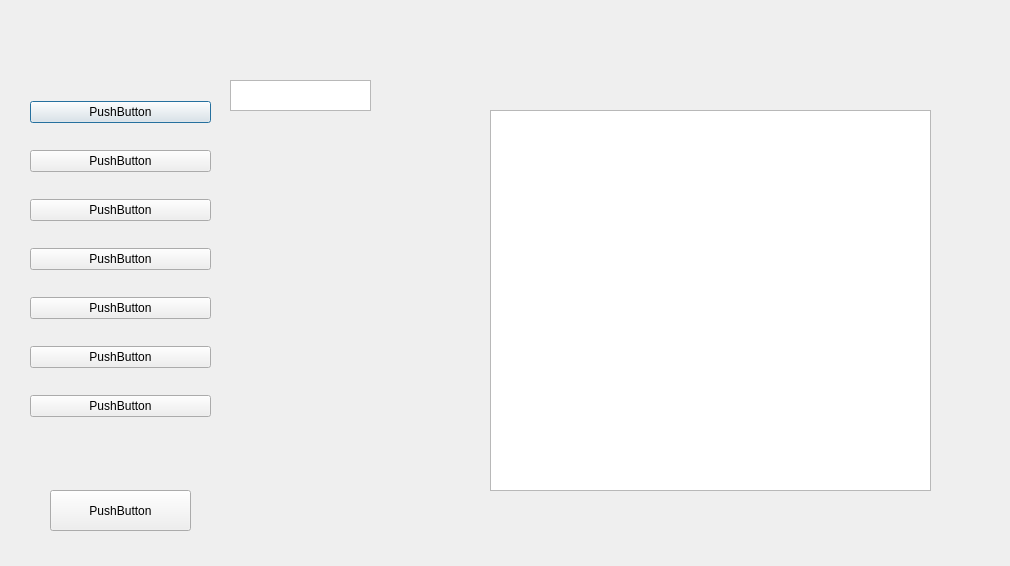
<?xml version="1.0" encoding="UTF-8"?>
<ui version="4.0">
 <class>Dialog</class>
 <widget class="QDialog" name="Dialog">
  <property name="geometry">
   <rect>
    <x>0</x>
    <y>0</y>
    <width>1010</width>
    <height>566</height>
   </rect>
  </property>
  <property name="windowTitle">
   <string>Dialog</string>
  </property>
  <widget class="QWidget" name="verticalLayoutWidget">
   <property name="geometry">
    <rect>
     <x>30</x>
     <y>80</y>
     <width>181</width>
     <height>361</height>
    </rect>
   </property>
   <layout class="QVBoxLayout" name="verticalLayout">
    <item>
     <widget class="QPushButton" name="pushButton_7">
      <property name="text">
       <string>PushButton</string>
      </property>
     </widget>
    </item>
    <item>
     <widget class="QPushButton" name="pushButton_6">
      <property name="text">
       <string>PushButton</string>
      </property>
     </widget>
    </item>
    <item>
     <widget class="QPushButton" name="pushButton_5">
      <property name="text">
       <string>PushButton</string>
      </property>
     </widget>
    </item>
    <item>
     <widget class="QPushButton" name="pushButton_2">
      <property name="text">
       <string>PushButton</string>
      </property>
     </widget>
    </item>
    <item>
     <widget class="QPushButton" name="pushButton_4">
      <property name="text">
       <string>PushButton</string>
      </property>
     </widget>
    </item>
    <item>
     <widget class="QPushButton" name="pushButton_3">
      <property name="text">
       <string>PushButton</string>
      </property>
     </widget>
    </item>
    <item>
     <widget class="QPushButton" name="pushButton">
      <property name="text">
       <string>PushButton</string>
      </property>
     </widget>
    </item>
   </layout>
  </widget>
  <widget class="QPushButton" name="Roam">
   <property name="geometry">
    <rect>
     <x>50</x>
     <y>490</y>
     <width>141</width>
     <height>41</height>
    </rect>
   </property>
   <property name="text">
    <string>PushButton</string>
   </property>
  </widget>
  <widget class="QTextEdit" name="textEdit">
   <property name="geometry">
    <rect>
     <x>230</x>
     <y>80</y>
     <width>141</width>
     <height>31</height>
    </rect>
   </property>
  </widget>
  <widget class="QTextBrowser" name="textBrowser">
   <property name="geometry">
    <rect>
     <x>490</x>
     <y>110</y>
     <width>441</width>
     <height>381</height>
    </rect>
   </property>
  </widget>
 </widget>
 <resources/>
 <connections/>
</ui>
